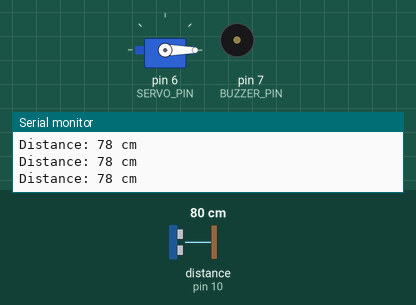
Simulated run of this sketch. Board: Arduino Uno, built with avr-gcc and run on an emulated ATmega328P. On the bench: servo, buzzer (waves = sounding, pin HIGH), the last lines printed to the serial monitor. Wiring (inferred from the names in the program): ultrasonic range finder: trigger pin 9; echo pin 10. The test bench sets the inputs (shaded band); at power-on: distance to the obstacle (sensor on pin 10) 80 cm. The echo pulse lasts 58.3 µs per cm; pins used as bus, display or sensor lines are not drawn.

Above: at 1.2 s.
1.3 s: distance to the obstacle (sensor on pin 10) set to 24 cm
2.8 s: distance to the obstacle (sensor on pin 10) set to 19 cm
At 4.2 s:
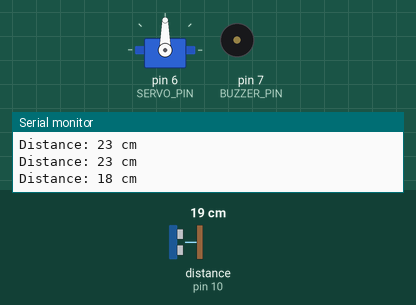
4.5 s: distance to the obstacle (sensor on pin 10) set to 35 cm
At 6.5 s:
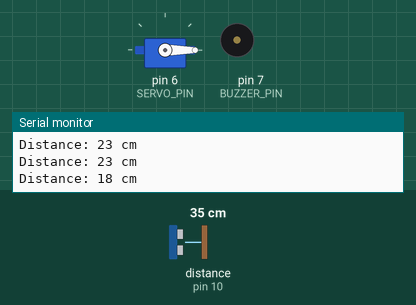
7.5 s: distance to the obstacle (sensor on pin 10) set to 2 cm
At 7.61 s:
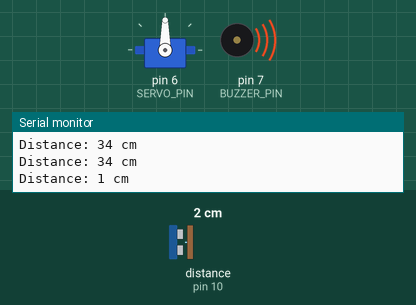
Timing chart, 0 to 10.2 s (numbered marks = the images above; inputs shaded):
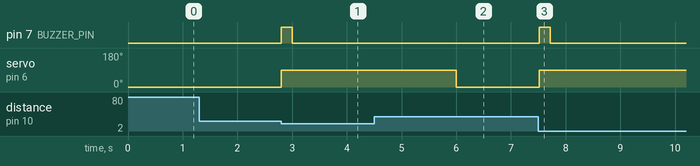

The sketch:

Smart_dustbin.ino
```cpp
#include <Servo.h>

#define TRIG_PIN 9
#define ECHO_PIN 10
#define SERVO_PIN 6
#define BUZZER_PIN 7

Servo lidServo;

long duration;
int distance;

void setup() {
  pinMode(TRIG_PIN, OUTPUT);
  pinMode(ECHO_PIN, INPUT);
  pinMode(BUZZER_PIN, OUTPUT);

  lidServo.attach(SERVO_PIN);

  // Start with lid closed
  lidServo.write(0);

  Serial.begin(9600);
}

void loop() {

  // Send ultrasonic pulse
  digitalWrite(TRIG_PIN, LOW);
  delayMicroseconds(2);

  digitalWrite(TRIG_PIN, HIGH);
  delayMicroseconds(10);

  digitalWrite(TRIG_PIN, LOW);

  // Read echo
  duration = pulseIn(ECHO_PIN, HIGH);

  // Calculate distance
  distance = duration * 0.034 / 2;

  Serial.print("Distance: ");
  Serial.print(distance);
  Serial.println(" cm");

  // If hand/object is detected
  if (distance > 0 && distance <= 20) {

    // Open lid
    lidServo.write(90);

    // Beep
    digitalWrite(BUZZER_PIN, HIGH);
    delay(200);
    digitalWrite(BUZZER_PIN, LOW);

    // Keep lid open
    delay(3000);

    // Close lid
    lidServo.write(0);

    delay(1000);
  }

  delay(100);
}
```

Measured:
- the behaviour switches between 22 and 21 cm on distance to the obstacle (sensor on pin 10) (found by bisection; images 0 and 1)
- after the input at 2.8 s, pin 7 (BUZZER_PIN): LOW → HIGH at once, → LOW 0.20 s later; servo on pin 6 (SERVO_PIN): 0° → 90° at once
- after the input at 4.5 s, pin 7 (BUZZER_PIN): stays LOW (without the input it goes to HIGH after 2.6 s); servo on pin 6 (SERVO_PIN): goes on until 6.0 s, then stays 0°
- after the input at 7.5 s, pin 7 (BUZZER_PIN): LOW → HIGH at once, → LOW 0.20 s later; servo on pin 6 (SERVO_PIN): 0° → 90° at once
